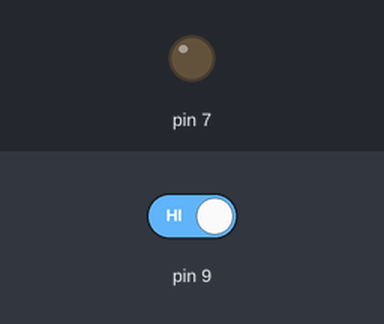
Recording of a sketch running on a simulated Arduino Uno, built with avr-gcc and run on an emulated ATmega328P. Shown: output pins drawn as LEDs (lit = HIGH). The inputs (shaded band) are chosen by the test bench; at power-on: pin 9 HIGH.

Above: at 1.2 s.
1.3 s: pin 9 driven LOW
At 2.5 s:
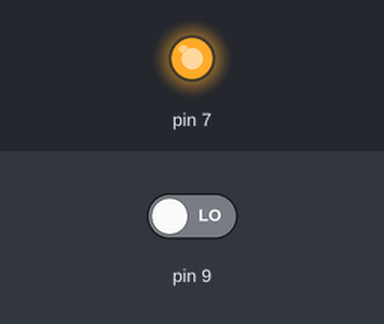
2.8 s: pin 9 driven HIGH
At 3.8 s:
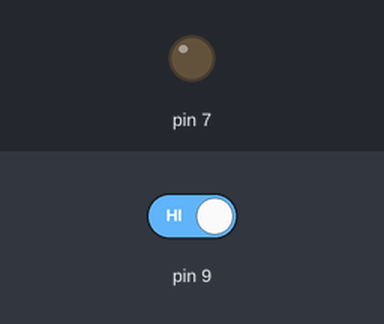
Timing chart, 0 to 5.8 s (numbered marks = the images above; inputs shaded):
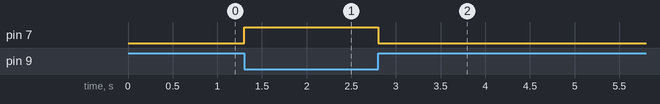

The sketch:

micro_led.ino
```cpp
void setup() {
  // put your setup code here, to run once:
  pinMode(7,OUTPUT);
  pinMode(9,INPUT);
}

void loop() {
  // put your main code here, to run repeatedly:
  if(digitalRead(9)==LOW){
    digitalWrite(7,HIGH);
  }
  else{
    digitalWrite(7,LOW);
  }
}
```

Measured:
- after the input at 1.3 s, pin 7: LOW → HIGH at once
- after the input at 2.8 s, pin 7: HIGH → LOW at once
